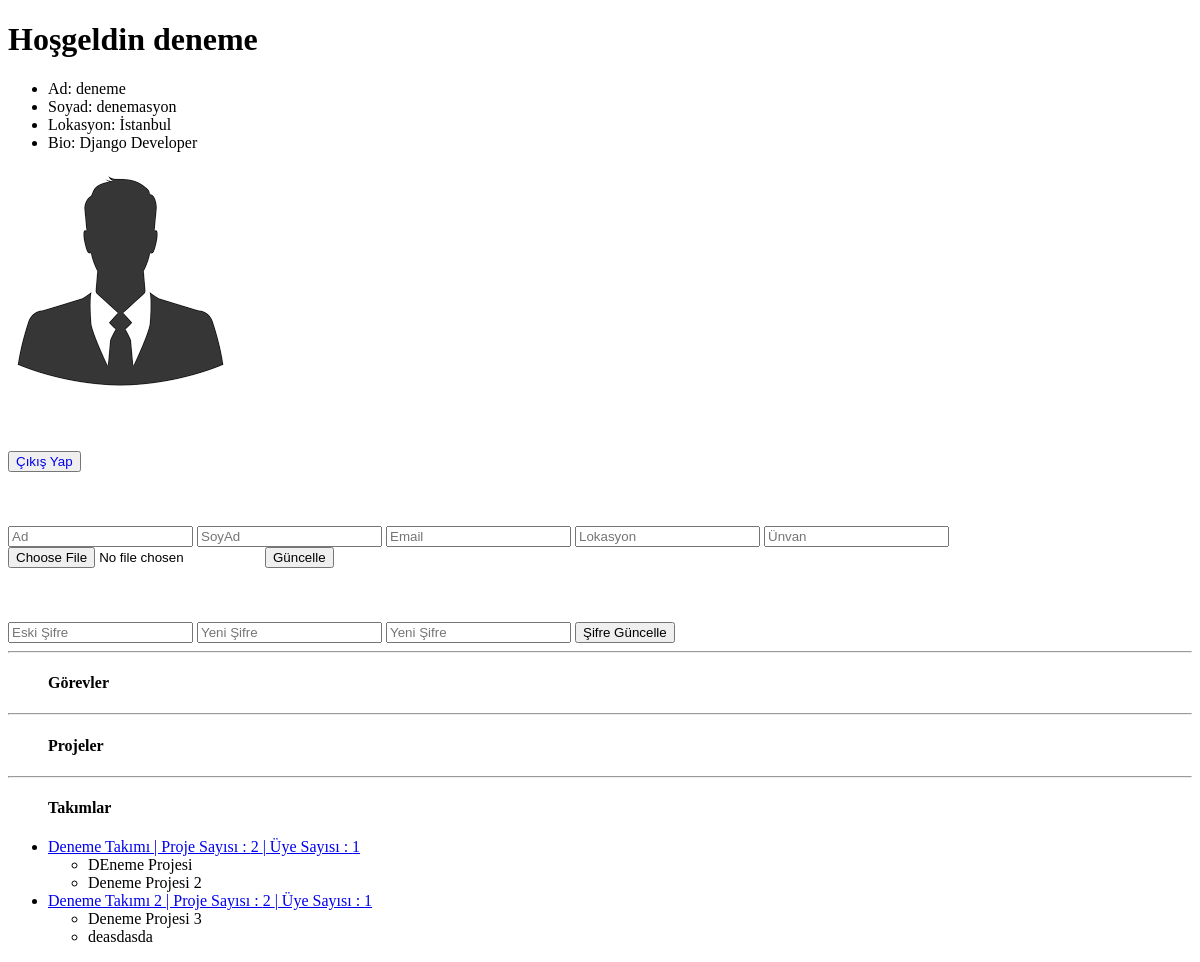
Before: /kullanıcılar/profil/ (signed in) with the older database file.
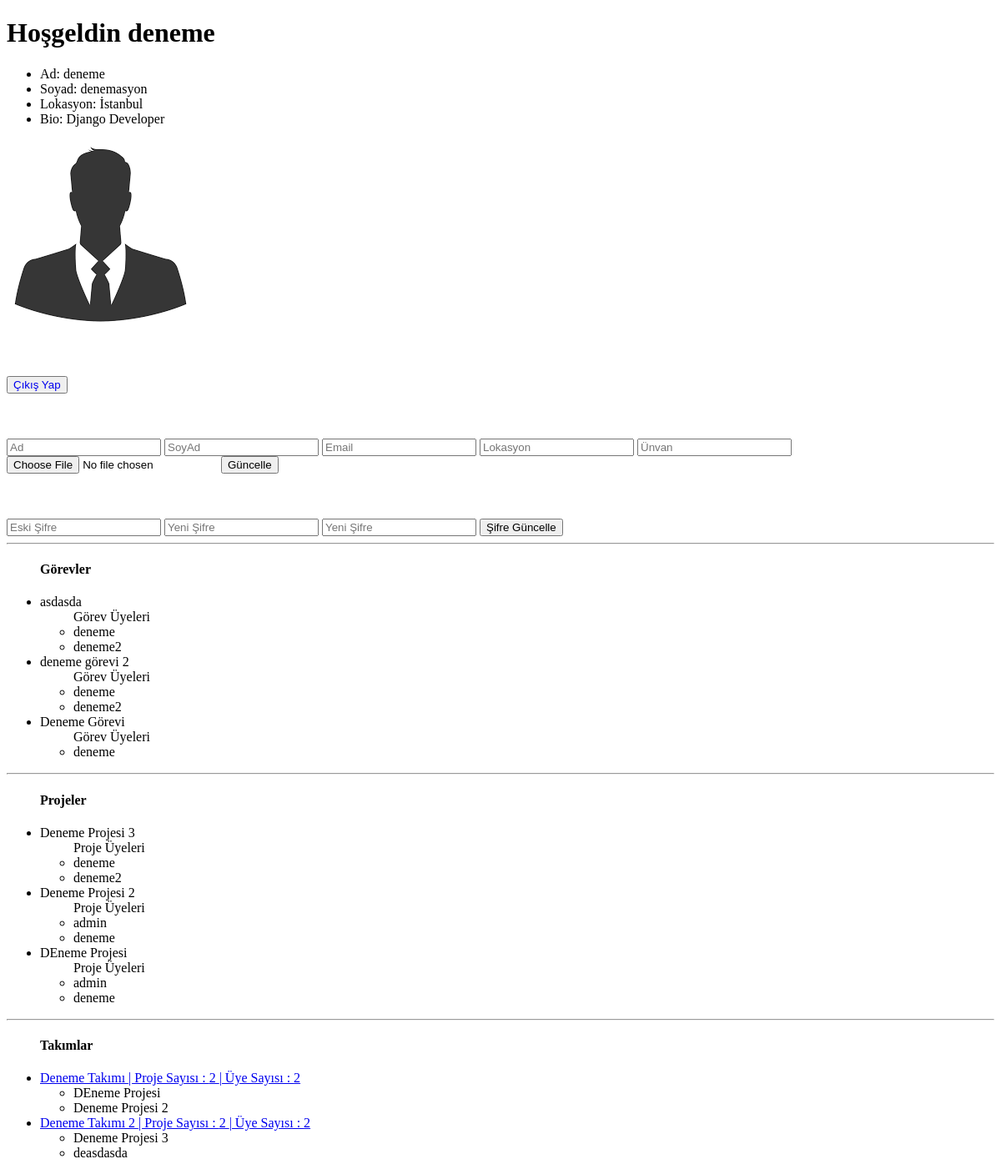
After: the same page with the newer database file.
### takim/models.py (models this page shows, shortened)
class Takim(models.Model):
    ad = models.CharField(max_length=255)
    aciklama = models.TextField()
    uyeler = models.ManyToManyField(to='kullanici.Kullanici',related_name='takimlar',null=True)
    class Meta:
        verbose_name = 'Takım'
        verbose_name_plural = 'Takımlar'

### proje/models.py (models this page shows)
class Proje(models.Model):
    gizlilik_secenekleri = (
        ('herkese_acik', 'Herkese Açık'),
        ('takim_uyeleri', 'Sadece Takım Üyeleri'),
        ('sadece_ben', 'Sadece Ben')
    )
    ad = models.CharField(max_length=255)
    aciklama = models.TextField()
    olusturulma_tarihi = models.DateTimeField(auto_now_add=True)
    baslama_tarihi = models.DateField()
    bitis_tarihi = models.DateField()
    gizlilik = models.CharField(max_length=25, choices=gizlilik_secenekleri)
    takim = models.ForeignKey(Takim, related_name='projeler', on_delete=models.SET_NULL, null=True)
    uyeler = models.ManyToManyField(to='kullanici.Kullanici',related_name='projeler',null=True)
    class Meta:
        verbose_name = 'Proje'
        verbose_name_plural = 'Projeler'
    def __str__(self):
        return self.ad

### kullanici/models.py (models this page shows)
class Kullanici(AbstractUser):
    profil_foto = models.ImageField(upload_to='profil/foto/', default='defaults/default.png')
    lokasyon = models.CharField(max_length=255, null=True, blank=True)
    title = models.TextField(null=True, blank=True)
    user_permissions = models.ManyToManyField(Permission, related_name='izinler', null=True,
                                              blank=True)  # zorunlu tanımlamamız gerek
    groups = models.ManyToManyField(Group, related_name='gruplar', null=True, blank=True)  # zorunlu tanımlamamız gerek
    password_reset_hash = models.TextField(null=True, blank=True)
    class Meta:
        verbose_name = 'Kullanıcı'
        verbose_name_plural = 'Kullanıcılar'

### gorev/models.py (models this page shows, shortened)
class Gorev(models.Model):
    ad = models.CharField(max_length=255)
    aciklama = models.TextField()
    olusturulma_tarihi = models.DateTimeField(auto_now_add=True)
    baslama_tarihi = models.DateField()
    bitis_tarihi = models.DateField()
    proje = models.ForeignKey(Proje, related_name='gorevler', on_delete=models.SET_NULL, null=True)
    uyeler = models.ManyToManyField(to='kullanici.Kullanici',related_name='gorevler',null=True)
    class Meta:
        verbose_name= 'Görev'
        verbose_name_plural = 'Görevler'

### kullanici/views.py (called while the page is built)
@login_required
def kullanici(request):
    kullanici = request.user
    takimlar = kullanici.takimlar.all()
    projeler = kullanici.projeler.all()
    gorevler = kullanici.gorevler.all()
    context = {
        'kullanici': kullanici,
        'takimlar': takimlar,
        'projeler': projeler,
        'gorevler': gorevler
    }
    return render(request, 'kullanici/profile.html', context=context)

### templates/kullanici/profile.html (shortened to what this page needs)
{% extends 'utilities/layout.html' %}
{% load static %}
{% block icerik %}
    <h1>Hoşgeldin {{ kullanici.username }}</h1>
    <ul>
        <li>Ad: {{ kullanici.first_name }}</li>
        <li>Soyad: {{ kullanici.last_name }}</li>
        <li>Lokasyon: {{ kullanici.lokasyon }}</li>
        <li>Bio: {{ kullanici.title }}</li>
    </ul>
    <img src="{{ kullanici.profil_foto.url }}" alt="">
    <br><br><br><br>
    <button><a style="text-decoration: none;" href="{% url 'kullanici:cikis_yap' %}">Çıkış Yap</a></button>
    <br><br><br><br>
    <form action="{% url 'kullanici:kullanici_guncelle' %}" enctype="multipart/form-data" method="post">
        <input type="text" placeholder="Ad" name="ad">
        <input type="text" placeholder="SoyAd" name="soyad">
        <input type="email" placeholder="Email" name="email">
        <input type="text" placeholder="Lokasyon" name="lokasyon">
        <input type="text" placeholder="Ünvan" name="title">
        <input type="file" name="profil_foto">
        <input type="submit" value="Güncelle">
    </form>
    <br><br><br>
    <form action="{% url 'kullanici:kullanici_sifre_guncelle' %}" method="post" id="sifre_guncelle_form">
        <input type="password" name="eski_sifre" placeholder="Eski Şifre" id="eski_sifre">
        <input type="password" name="yeni_sifre" placeholder="Yeni Şifre" id="yeni_sifre">
        <input type="password" name="yeni_sifre_kontrol" placeholder="Yeni Şifre" id="yeni_sifre_kontrol">
        <input type="submit" value="Şifre Güncelle" id="sifre_guncelle_btn">
    </form>
    <hr>
    <ul>
    <h4>Görevler</h4>
        {% for gorev in gorevler %}
            <li>{{ gorev.ad }}</li>
            <ul>
            Görev Üyeleri
            {% for uye in gorev.uyeler.all %}
        <li>{{ uye }}</li>
            {% endfor %}
            </ul>
        {% endfor %}
    </ul>
    <hr>
    <ul>
    <h4>Projeler</h4>
        {% for proje in projeler %}
            <li>{{ proje.ad }}</li>
            <ul>
                Proje Üyeleri
            {% for uye in proje.takim.uyeler.all %}
                <li>{{ uye }}</li>
            {% endfor %}
            </ul>
        {% endfor %}
    </ul>
    <hr>
    <ul>
    <h4>Takımlar</h4>
        {% for takim in takimlar %}
            <li><a href="{% url 'takim:takim_detay' takim_adi=takim.ad %}">{{ takim.ad }}  |  Proje Sayısı : {{ takim.projeler.count }}  | Üye Sayısı : {{ takim.uyeler.count }}</a></li>
           <ul>
           {% for proje in takim.projeler.all %}
                <li>{{ proje }}</li>
           {% endfor %}
           </ul>
        {% endfor %}
    </ul>
{% endblock %}

Changed rows visible on the page:
now on this page (row unchanged): Gorev: ad "asdasda", Kullanici (username "deneme")
now on this page (row edited): Kullanici: username "deneme2"
now on this page (row unchanged): Gorev: ad "deneme görevi 2", Kullanici (username "deneme")
now on this page (row unchanged): Gorev: ad "Deneme Görevi", Kullanici (username "deneme")
now on one of the page's lists (row unchanged): Proje: ad "Deneme Projesi 3"
changed Proje "Deneme Projesi 3": gains Kullanici (username "deneme", first_name "deneme", last_name "denemasyon", lokasyon "İstanbul", title "Django Developer", profil_foto (placeholder picture))
now on one of the page's lists (row unchanged): Proje: ad "Deneme Projesi 2"
changed Proje "Deneme Projesi 2": gains Kullanici (username "admin"); gains Kullanici (username "deneme", first_name "deneme", last_name "denemasyon", lokasyon "İstanbul", title "Django Developer", profil_foto (placeholder picture))
now on one of the page's lists (row unchanged): Proje: ad "DEneme Projesi"
changed Proje "DEneme Projesi": gains Kullanici (username "admin"); gains Kullanici (username "deneme", first_name "deneme", last_name "denemasyon", lokasyon "İstanbul", title "Django Developer", profil_foto (placeholder picture))
computed for Takim "Deneme Takımı": uyeler.count "1" → "2"
computed for Takim "Deneme Takımı 2": uyeler.count "1" → "2"
